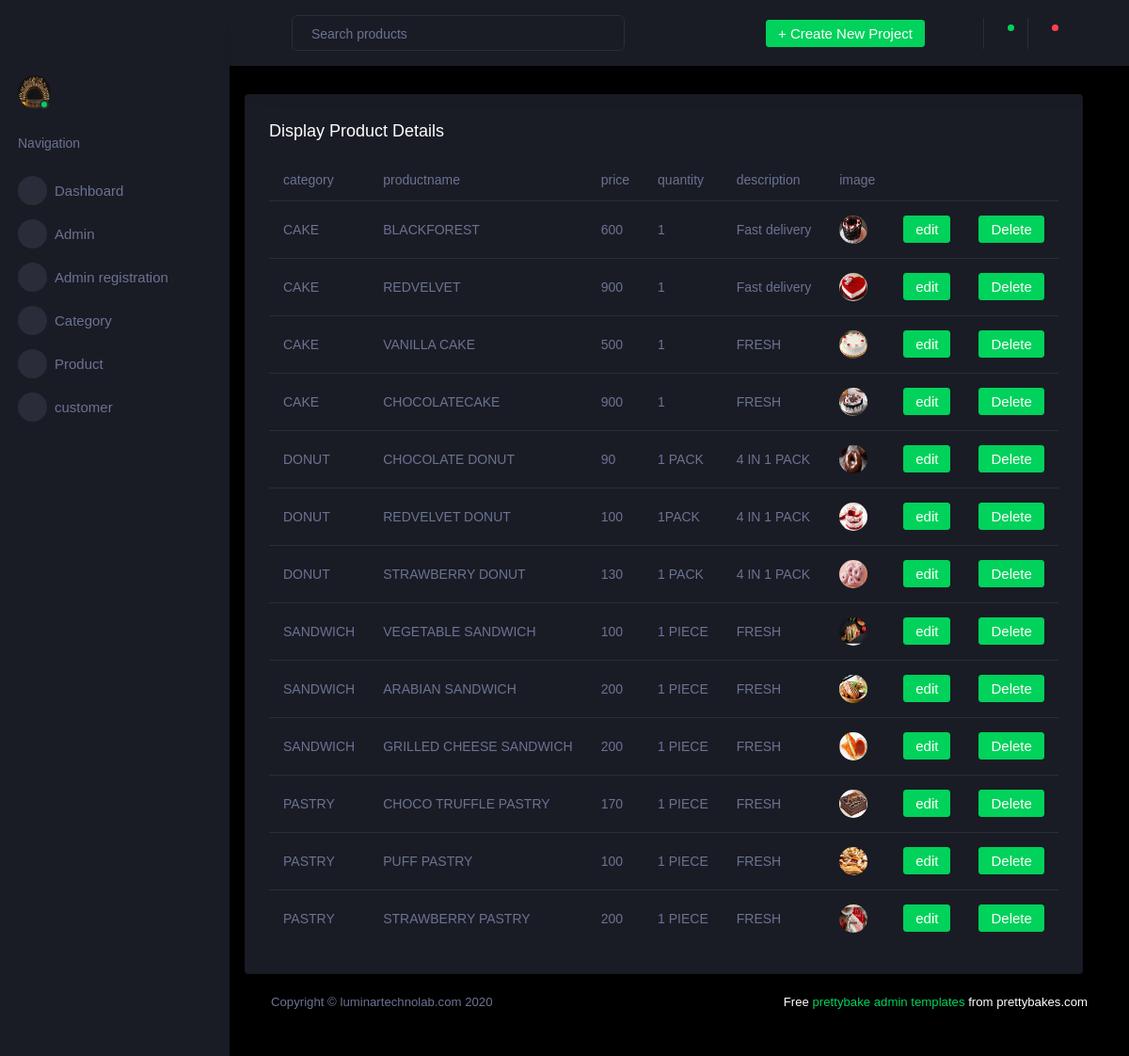
/backend/displayproduct/, run on the app's committed database.
### backend/models.py (models this page shows)
class prodb(models.Model):
    category = models.CharField(max_length=100, null=True, blank=True)
    productname = models.CharField(max_length=100, null=True, blank=True)
    price = models.IntegerField(null=True, blank=True)
    quantity = models.CharField(max_length=100, null=True, blank=True)
    description = models.CharField(max_length=100, null=True, blank=True)
    image = models.ImageField(upload_to="pic", null=True, blank=True)

### backend/views.py (the view)
# urls.py: path('displayproduct/', views.displayproduct, name="displayproduct"),
def displayproduct(request):
    data = prodb.objects.all()
    return render(request, "displayproduct.html", {'data': data})

### backend/Templates/displayproduct.html (shortened to what this page needs)
<!DOCTYPE html>
{% extends 'index.html' %}
{% block content %}
<html lang="en">
<head>
</head>
<body>
<div class="card">
                  <div class="card-body">
                    <h4 class="card-title">Display Product Details</h4>
                    <div class="table-responsive">
                      <table class="table">
                        <thead>
                          <tr>
                              <th>category</th>
                            <th>productname</th>
                            <th>price</th>
                            <th>quantity</th>
                            <th>description</th>
                              <th>image</th>
                          </tr>
                        </thead>
                        <tbody>
                        {% for d in data %}
                        <tr>
                            <td>{{ d.category }}</td>
                            <td>{{ d.productname }}</td>
                            <td>{{ d.price }}</td>
                            <td>{{ d.quantity }}</td>
                            <td>{{ d.description }}</td>
                            <td>
                                <img src="{{ d.image.url}}"width="100px" height="100px">
                            </td>
                           <td>
                                <form action="{% url 'editproduct' dataid=d.id %}">
                                    <button type="submit" class="btn btn-success">edit</button>
                                </form>
                            </td>
                            <td>
                                <form action="{% url 'deleteproduct' dataid=d.id %}">
                                    <button type="submit" class="btn btn-success">Delete</button>
                                </form>
                            </td>
                        </tr>
                        {% endfor %}
                        </tbody>
                      </table>
                    </div>
                  </div>
                </div>
</body>
{% endblock %}

### data on the page
prodb: category "CAKE", productname "BLACKFOREST", price "600", quantity "1", description "Fast delivery", image (picture)
prodb: category "CAKE", productname "REDVELVET", price "900", quantity "1", description "Fast delivery", image (picture)
prodb: category "CAKE", productname "VANILLA CAKE", price "500", quantity "1", description "FRESH", image (picture)
prodb: category "CAKE", productname "CHOCOLATECAKE", price "900", quantity "1", description "FRESH", image (picture)
prodb: category "DONUT", productname "CHOCOLATE DONUT", price "90", quantity "1 PACK", description "4 IN 1 PACK", image (picture)
prodb: category "DONUT", productname "REDVELVET DONUT", price "100", quantity "1PACK", description "4 IN 1 PACK", image (picture)
prodb: category "DONUT", productname "STRAWBERRY DONUT", price "130", quantity "1 PACK", description "4 IN 1 PACK", image (picture)
prodb: category "SANDWICH", productname "VEGETABLE SANDWICH", price "100", quantity "1 PIECE", description "FRESH", image (picture)
prodb: category "SANDWICH", productname "ARABIAN SANDWICH", price "200", quantity "1 PIECE", description "FRESH", image (picture)
prodb: category "SANDWICH", productname "GRILLED CHEESE SANDWICH", price "200", quantity "1 PIECE", description "FRESH", image (picture)
prodb: category "PASTRY", productname "CHOCO TRUFFLE PASTRY", price "170", quantity "1 PIECE", description "FRESH", image (picture)
prodb: category "PASTRY", productname "PUFF PASTRY", price "100", quantity "1 PIECE", description "FRESH", image (picture)
prodb: category "PASTRY", productname "STRAWBERRY PASTRY", price "200", quantity "1 PIECE", description "FRESH", image (picture)
